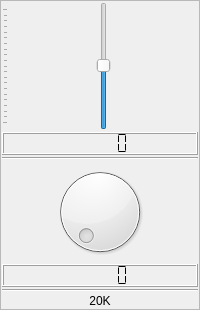
                     <widget class="QFrame" name="verticalFrame_35">
                      <property name="frameShape">
                       <enum>QFrame::StyledPanel</enum>
                      </property>
                      <layout class="QVBoxLayout" name="verticalLayout_37">
                       <property name="spacing">
                        <number>2</number>
                       </property>
                       <property name="leftMargin">
                        <number>1</number>
                       </property>
                       <property name="topMargin">
                        <number>1</number>
                       </property>
                       <property name="rightMargin">
                        <number>1</number>
                       </property>
                       <property name="bottomMargin">
                        <number>1</number>
                       </property>
                       <item>
                        <widget class="QSlider" name="eq_sld_32">
                         <property name="sizePolicy">
                          <sizepolicy hsizetype="Preferred" vsizetype="Expanding">
                           <horstretch>0</horstretch>
                           <verstretch>0</verstretch>
                          </sizepolicy>
                         </property>
                         <property name="minimumSize">
                          <size>
                           <width>0</width>
                           <height>128</height>
                          </size>
                         </property>
                         <property name="minimum">
                          <number>-300</number>
                         </property>
                         <property name="maximum">
                          <number>300</number>
                         </property>
                         <property name="singleStep">
                          <number>10</number>
                         </property>
                         <property name="value">
                          <number>1</number>
                         </property>
                         <property name="orientation">
                          <enum>Qt::Vertical</enum>
                         </property>
                         <property name="tickPosition">
                          <enum>QSlider::TicksAbove</enum>
                         </property>
                         <property name="tickInterval">
                          <number>30</number>
                         </property>
                        </widget>
                       </item>
                       <item>
                        <widget class="QLCDNumber" name="lcdNumber_103">
                         <property name="smallDecimalPoint">
                          <bool>true</bool>
                         </property>
                         <property name="segmentStyle">
                          <enum>QLCDNumber::Flat</enum>
                         </property>
                        </widget>
                       </item>
                       <item>
                        <widget class="Line" name="line_70">
                         <property name="orientation">
                          <enum>Qt::Horizontal</enum>
                         </property>
                        </widget>
                       </item>
                       <item>
                        <widget class="QDial" name="dial_32">
                         <property name="maximumSize">
                          <size>
                           <width>16777215</width>
                           <height>16777215</height>
                          </size>
                         </property>
                         <property name="minimum">
                          <number>1</number>
                         </property>
                         <property name="maximum">
                          <number>500</number>
                         </property>
                         <property name="singleStep">
                          <number>10</number>
                         </property>
                        </widget>
                       </item>
                       <item>
                        <widget class="QLCDNumber" name="lcdNumber_58">
                         <property name="smallDecimalPoint">
                          <bool>true</bool>
                         </property>
                         <property name="segmentStyle">
                          <enum>QLCDNumber::Flat</enum>
                         </property>
                        </widget>
                       </item>
                       <item>
                        <widget class="Line" name="line_51">
                         <property name="orientation">
                          <enum>Qt::Horizontal</enum>
                         </property>
                        </widget>
                       </item>
                       <item>
                        <widget class="QLabel" name="label_62">
                         <property name="text">
                          <string>20K</string>
                         </property>
                         <property name="scaledContents">
                          <bool>true</bool>
                         </property>
                         <property name="alignment">
                          <set>Qt::AlignCenter</set>
                         </property>
                        </widget>
                       </item>
                      </layout>
                     </widget>
